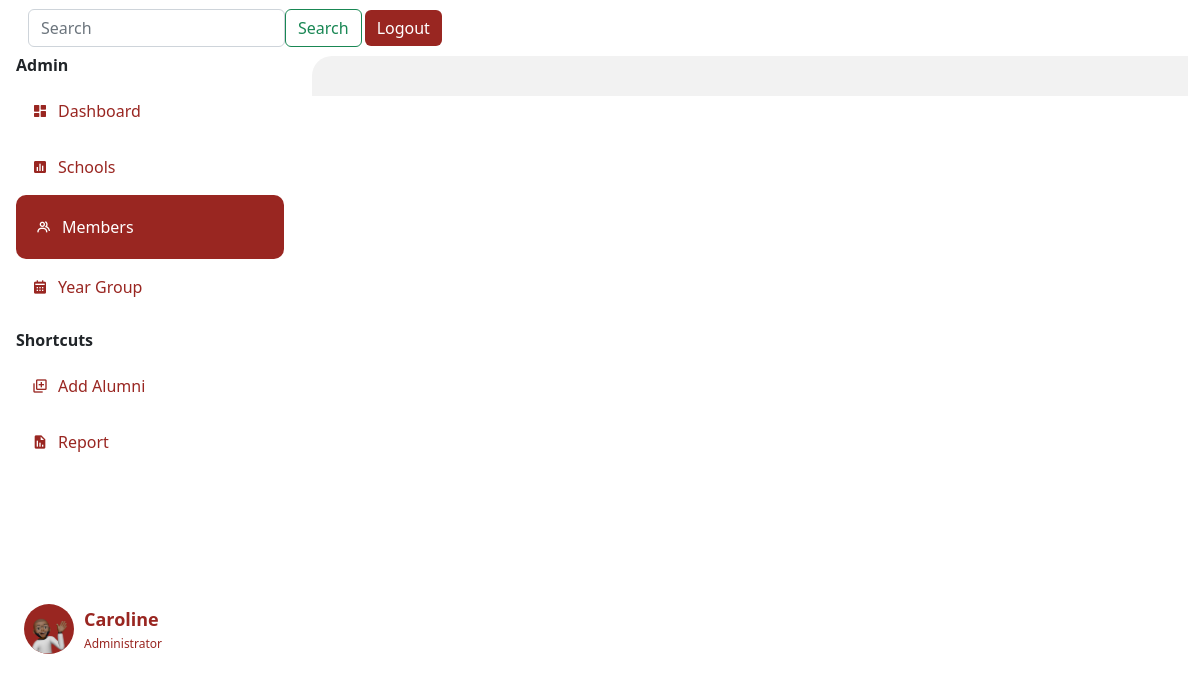
Page /list (signed in) on the earlier database version.
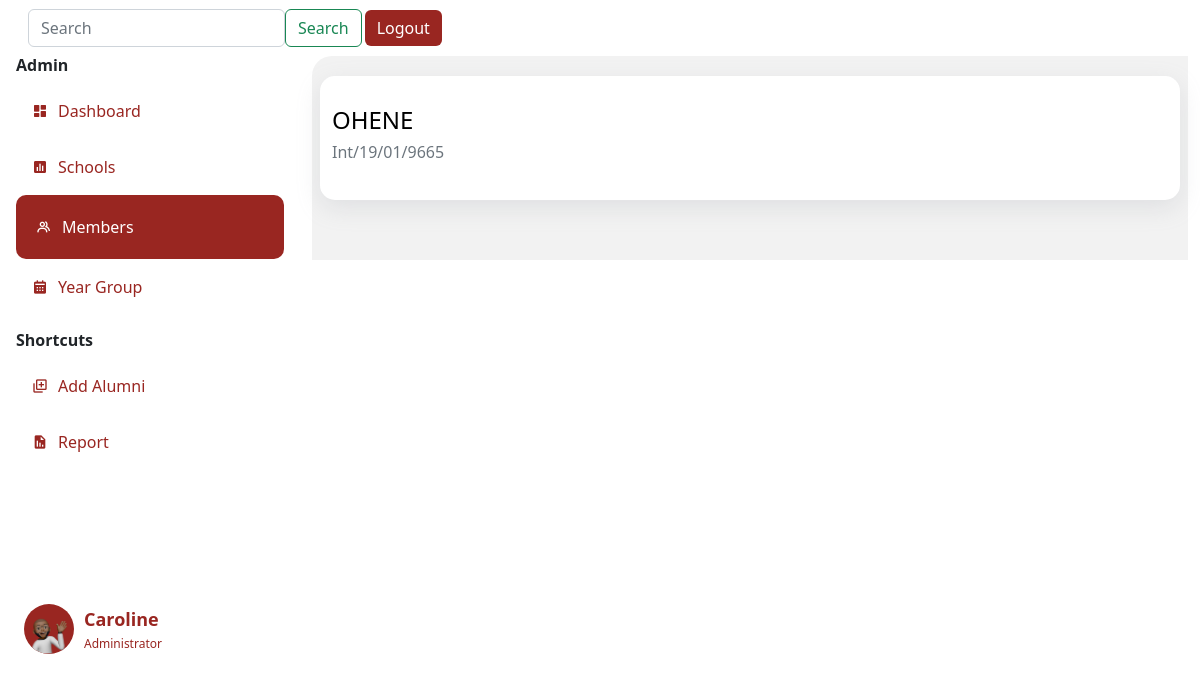
Same page on the later database version.
### app.py (models this page shows)
class User(db.Model,UserMixin):
    id= db.Column(db.Integer, primary_key=True)
    fullname= db.Column(db.String()  )
    indexnumber= db.Column(db.Integer())
    gender= db.Column(db.String()    )
    school= db.Column(db.String()    )
    department= db.Column(db.String()    )
    program= db.Column(db.String()   )
    completed= db.Column(db.Integer()     )
    admitted= db.Column(db.Integer()  )
    email= db.Column(db.String()     )
    telephone= db.Column(db.String()     )
    hall= db.Column(db.String()  )
    nationality= db.Column(db.String()   )
    address= db.Column(db.String()   )
    work= db.Column(db.String()  )
    guardian= db.Column(db.String()  )
    kin= db.Column(db.String()   )
    relationship= db.Column(db.String()  )
    marital= db.Column(db.String()   )
    health= db.Column(db.String()    )
    extra= db.Column(db.String()     )
    image_file = db.Column(db.String(20))
    def __repr__(self):
        return f"User('{self.id}', {self.fullname}, {self.gender}'"

### app.py (the view)
@app.route('/list', methods=['GET', 'POST'])
@login_required
def lists():
    print("Fetching all")
    users=User.query.order_by(User.id.desc()).all()
    print(users)
    print(current_user)
    return render_template("list.html", users=users, current_user=current_user, title="list")

### forms.py
class Search(FlaskForm):
    searched = StringField('Searched', validators=[DataRequired()])
    submit = SubmitField('Search')

### app.py (called while the page is built)
@login_manager.user_loader
def load_user(user_id):
    return Person.query.get(int(user_id))

@app.context_processor
def base():
    form=Search()
    return dict(form=form)

    def __repr__(self):
        return f"Person('{self.id}', {self.name}', {self.yearCompleted})"

### templates/list.html
{% extends 'layout.html' %}
{% block body %}
<div class="row">
    {%for user in users%}
      <div class="department-item" data-aos="fade-down-left">
        <a href="{{url_for("list", userid=user.id)}}" style="text-decoration: none; color: #992621;">
          <h4 class="names"> {{user.fullname}}</h4>
          <h6 class="text-muted">{{user.indexnumber}}</h6>
      </a>
      </div>
    {% endfor %}
    </div>
{% endblock body %}

### templates/layout.html (shortened to what the changed rows need)
<!doctype html>
<html lang="en">
  <head>
    <head>
    </head>
    <link rel="stylesheet" type="text/css" href="{{ url_for('static', filename='css/newstyle.css')}}">
    <link href="https://unpkg.com/aos@2.3.1/dist/aos.css" rel="stylesheet">
    <link href='https://unpkg.com/boxicons@2.1.2/css/boxicons.min.css' rel='stylesheet'>
    <link href="https://cdn.jsdelivr.net/npm/bootstrap@5.2.1/dist/css/bootstrap.min.css" rel="stylesheet">
  </head>
  <body>
      <div class="container-fluid" >
        <div class="row" >
            <div class="col offset-3" id="main">
              <div class="container" style="background-color: #f2f2f2; padding: 20px; border-radius: 20px 0 0 0;">
              {% block body %}
              {% endblock%}
              </div>
            </div>
        </div>
    </div>
</body>
</html>

Differences in the rows shown:
added User: fullname "OHENE", indexnumber "Int/19/01/9665"
